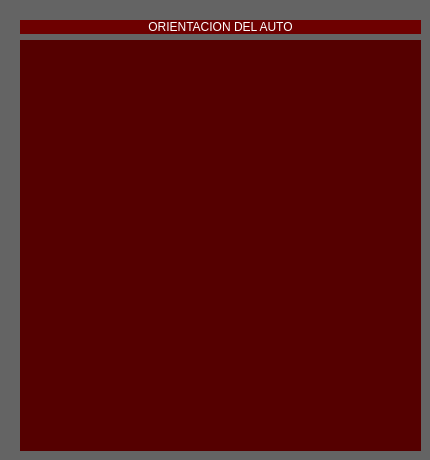
    <widget class="QWidget" name="Graph">
     <property name="styleSheet">
      <string notr="true">background-color: rgb(100, 100, 100);</string>
     </property>
     <widget class="QWidget" name="verticalLayoutWidget_8">
      <property name="geometry">
       <rect>
        <x>20</x>
        <y>20</y>
        <width>401</width>
        <height>431</height>
       </rect>
      </property>
      <layout class="QVBoxLayout" name="verticalLayout_8">
       <item>
        <widget class="QLabel" name="label_9">
         <property name="sizePolicy">
          <sizepolicy hsizetype="Preferred" vsizetype="Preferred">
           <horstretch>0</horstretch>
           <verstretch>0</verstretch>
          </sizepolicy>
         </property>
         <property name="styleSheet">
          <string notr="true">background-color: rgb(110, 0, 0);
color: rgb(255, 255, 255);
font: 700 12pt &quot;Tahoma&quot;;</string>
         </property>
         <property name="frameShape">
          <enum>QFrame::NoFrame</enum>
         </property>
         <property name="frameShadow">
          <enum>QFrame::Plain</enum>
         </property>
         <property name="text">
          <string>ORIENTACION DEL AUTO</string>
         </property>
         <property name="alignment">
          <set>Qt::AlignCenter</set>
         </property>
         <property name="wordWrap">
          <bool>true</bool>
         </property>
        </widget>
       </item>
       <item>
        <widget class="QWidget" name="positionRadar" native="true">
         <property name="sizePolicy">
          <sizepolicy hsizetype="Preferred" vsizetype="Expanding">
           <horstretch>0</horstretch>
           <verstretch>0</verstretch>
          </sizepolicy>
         </property>
         <property name="styleSheet">
          <string notr="true">background-color: rgb(85, 0, 0);</string>
         </property>
        </widget>
       </item>
      </layout>
     </widget>
    </widget>
